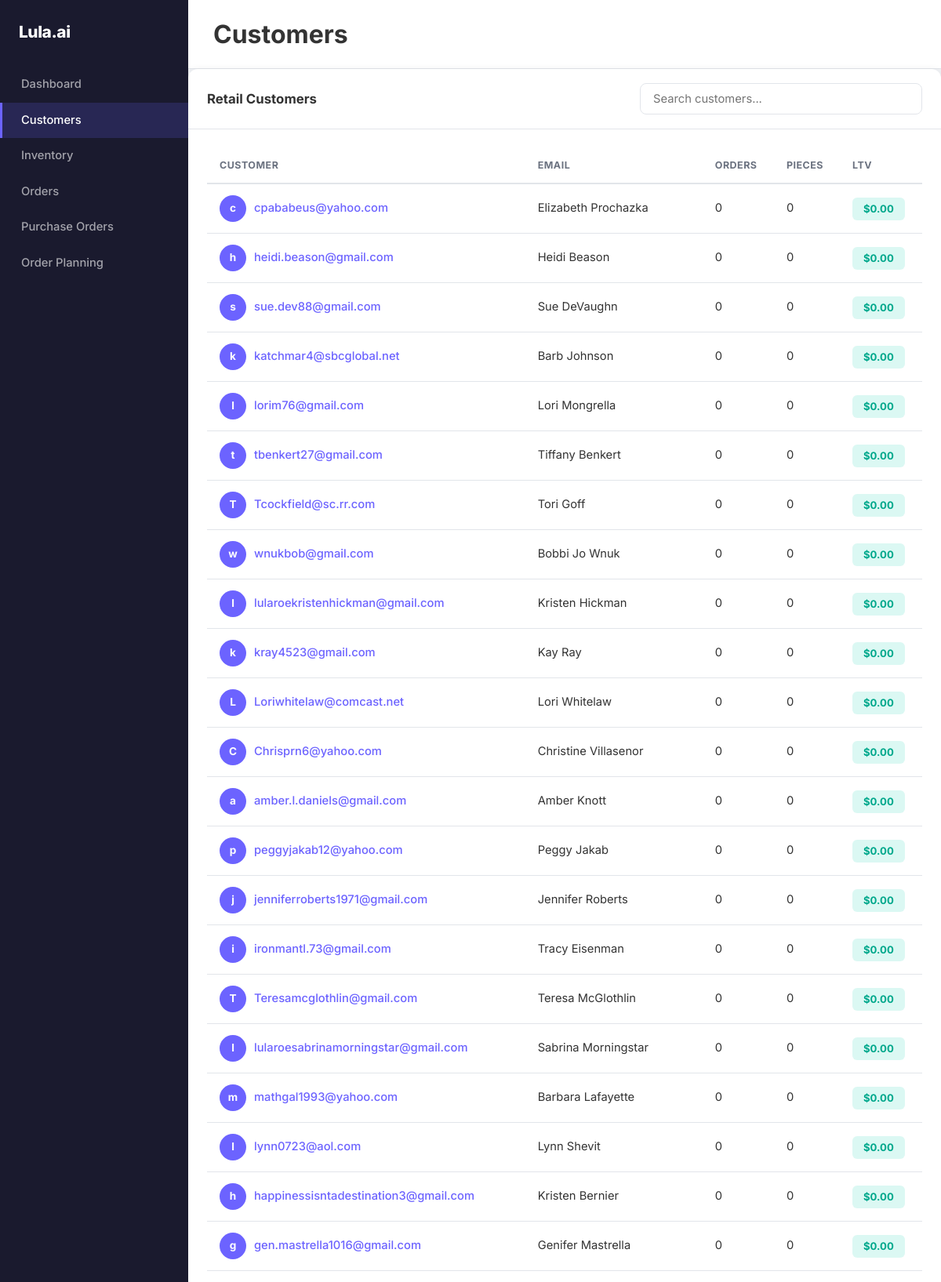
Page /customers (upper part) on the committed database.
### tables this page shows
CREATE TABLE CUSTOMERS (
    CustomerID TEXT PRIMARY KEY NOT NULL,
    CustomerEmail TEXT UNIQUE NOT NULL,
    CustomerName TEXT NOT NULL,
    CustomerType TEXT NOT NULL,
    CustomerPhone TEXT NULL
);

### app/routes.py (the view)
@app.route("/customers")
def customers():
    conn = get_conn()
    rows = conn.execute(
        "SELECT c.CustomerID, c.CustomerName, c.CustomerEmail, c.CustomerType, "
        "COALESCE(SUM(o.PaidTotal), 0) AS LTV, "
        "COALESCE(SUM(o.PaidPieces), 0) AS TotalPieces, "
        "COUNT(o.OrderNumber) AS OrderCount "
        "FROM Customers c "
        "LEFT JOIN Orders o ON c.CustomerEmail = o.OrderEmail AND o.OrderType = 'RETAIL' "
        "WHERE c.CustomerType = 'RETAIL' "
        "GROUP BY c.CustomerID "
        "ORDER BY LTV DESC"
    ).fetchall()
    conn.close()
    cust_list = []
    for r in rows:
        d = dict(r)
        if isinstance(d.get('CustomerID'), bytes):
            d['CustomerID'] = d['CustomerID'].decode()
        cust_list.append(d)
    return render_template('customers.html', customers=cust_list)

### app/db.py (called while the page is built)
def get_conn():
    conn = sqlite3.connect(current_app.config['DB_PATH'])
    conn.row_factory = sqlite3.Row
    return conn

### app/templates/customers.html (shortened to what this page needs)
{% extends "base.html" %}
{% set active_page = 'customers' %}
{% block page_title %}Customers{% endblock %}
{% block content %}
<div class="card">
    <div class="card-header">
        <h3>Retail Customers</h3>
        <input type="text" class="search-box" id="customerSearch" placeholder="Search customers...">
    </div>
    <div class="card-body">
        {% if customers %}
        <table class="data-table" id="customerTable">
            <thead>
                <tr>
                    <th>Customer</th>
                    <th>Email</th>
                    <th>Orders</th>
                    <th>Pieces</th>
                    <th>LTV</th>
                </tr>
            </thead>
            <tbody>
                {% for c in customers %}
                <tr>
                    <td>
                        <a href="/customers/{{ c.CustomerID }}" class="customer-link">
                            <span class="customer-avatar">{{ c.CustomerName[0] if c.CustomerName else '?' }}</span>
                            {{ c.CustomerName }}
                        </a>
                    </td>
                    <td>{{ c.CustomerEmail }}</td>
                    <td>{{ c.OrderCount }}</td>
                    <td>{{ c.TotalPieces | int }}</td>
                    <td>
                        <span class="ltv-badge {% if c.LTV >= 500 %}ltv-high{% elif c.LTV >= 100 %}ltv-mid{% endif %}">
                            ${{ "%.2f" | format(c.LTV) }}
                        </span>
                    </td>
                </tr>
                {% endfor %}
            </tbody>
        </table>
        {% else %}
        <div class="empty-state">
            <p>No customers found.</p>
        </div>
        {% endif %}
    </div>
</div>
{% endblock %}

### app/templates/base.html (shortened to what this page needs)
<!DOCTYPE html>
<html lang="en">
<head>
    <link rel="stylesheet" href="{{url_for('static', filename='style.css')}}">
</head>
<body class="app-layout">
    {% set active_page = active_page|default('') %}
    <aside class="sidebar">
        <div class="logo">Lula.ai</div>
        <nav>
            <a class="sidebar-link{% if active_page == 'dashboard' %} active{% endif %}" href="/dashboard">Dashboard</a>
            <a class="sidebar-link{% if active_page == 'customers' %} active{% endif %}" href="/customers">Customers</a>
            <a class="sidebar-link{% if active_page == 'inventory' %} active{% endif %}" href="/inventory">Inventory</a>
            <a class="sidebar-link{% if active_page == 'orders' %} active{% endif %}" href="/orders">Orders</a>
            <a class="sidebar-link{% if active_page == 'purchase_orders' %} active{% endif %}" href="/purchase-orders">Purchase Orders</a>
            <a class="sidebar-link{% if active_page == 'purchase_order' %} active{% endif %}" href="/purchase-order">Order Planning</a>
        </nav>
    </aside>
    <div class="main">
        <div class="top-bar">
            <h1>{% block page_title %}{% endblock %}</h1>
        </div>
        <div class="main-content">
            {% block content %}{% endblock %}
        </div>
    </div>
</body>
</html>

### app/static/style.css (style rules this page uses)
:root { --primary: #6C63FF; --primary-dark: #5a52d9; --secondary: #00C9A7; --secondary-dark: #00a88c; --accent: #FF6B6B; --dark: #1a1a2e; --card-bg: #ffffff; --page-bg: #f0f2f5; --text: #333; --text-light: #6b7280; --border: #e2e5ea; --shadow-card: 0 2px 12px rgba(0, 0, 0, 0.08); --shadow-elevated: 0 4px 24px rgba(108, 99, 255, 0.15); --radius-card: 12px; --radius-btn: 8px; --radius-badge: 6px; --transition: 0.2s ease; }
*, *::before, *::after { box-sizing: border-box; margin: 0; padding: 0; }
body { font-family: 'Inter', -apple-system, BlinkMacSystemFont, 'Segoe UI', Roboto, sans-serif; color: var(--text); background: var(--page-bg); line-height: 1.6; -webkit-font-smoothing: antialiased; }
a { color: var(--primary); text-decoration: none; transition: color var(--transition); }
.card { background: var(--card-bg); border-radius: var(--radius-card); box-shadow: var(--shadow-card); overflow: hidden; }
.card-header { padding: 18px 24px; border-bottom: 1px solid var(--border); font-weight: 700; font-size: 1.05rem; }
.card-body { padding: 24px; }
.app-layout { display: flex; min-height: 100vh; }
.sidebar { width: 240px; background: var(--dark); color: #fff; display: flex; flex-direction: column; padding: 24px 0; flex-shrink: 0; }
.sidebar .logo { font-size: 1.3rem; font-weight: 800; padding: 0 24px 28px; color: #fff; letter-spacing: -0.02em; }
.sidebar a { display: block; padding: 11px 24px; color: rgba(255, 255, 255, 0.6); font-size: 0.92rem; font-weight: 500; transition: all var(--transition); border-left: 3px solid transparent; }
.sidebar a.active { color: #fff; background: rgba(108, 99, 255, 0.18); border-left-color: var(--primary); }
.top-bar { display: flex; align-items: center; justify-content: space-between; padding: 18px 32px; background: var(--card-bg); border-bottom: 1px solid var(--border); }
.data-table { width: 100%; border-collapse: collapse; font-size: 0.92rem; }
.data-table th { text-align: left; padding: 12px 16px; font-weight: 700; font-size: 0.78rem; text-transform: uppercase; letter-spacing: 0.04em; color: var(--text-light); border-bottom: 2px solid var(--border); background: transparent; }
.data-table td { padding: 14px 16px; border-bottom: 1px solid var(--border); vertical-align: middle; }
.search-box { padding: 10px 16px; border: 1px solid var(--border); border-radius: var(--radius-btn); font-size: 0.92rem; font-family: inherit; width: 100%; max-width: 360px; transition: border-color var(--transition); background: var(--card-bg); }
.customer-avatar { width: 64px; height: 64px; border-radius: 50%; background: var(--primary); color: #fff; display: flex; align-items: center; justify-content: center; font-size: 1.3rem; font-weight: 700; flex-shrink: 0; }
.ltv-badge { display: inline-block; padding: 4px 14px; font-size: 0.82rem; font-weight: 700; border-radius: var(--radius-badge); background: rgba(0, 201, 167, 0.14); color: var(--secondary-dark); }
.main { flex: 1; min-width: 0; display: flex; flex-direction: column; overflow-y: auto; }
.main-content { flex: 1; }
.card-header { display: flex; align-items: center; justify-content: space-between; flex-wrap: wrap; gap: 12px; }
.card-header h3 { margin: 0; font-size: 1.05rem; }
.customer-link { display: inline-flex; align-items: center; gap: 10px; font-weight: 500; }
.customer-avatar { width: 34px; height: 34px; font-size: 0.85rem; }

### rows in the picture
CUSTOMERS: CustomerName "c", CustomerName "cpababeus@yahoo.com", CustomerEmail "Elizabeth Prochazka", OrderCount "0", TotalPieces "0", LTV "0.00"
CUSTOMERS: CustomerName "h", CustomerName "heidi.beason@gmail.com", CustomerEmail "Heidi Beason", OrderCount "0", TotalPieces "0", LTV "0.00"
CUSTOMERS: CustomerName "s", CustomerName "sue.dev88@gmail.com", CustomerEmail "Sue DeVaughn", OrderCount "0", TotalPieces "0", LTV "0.00"
CUSTOMERS: CustomerName "k", CustomerName "katchmar4@sbcglobal.net", CustomerEmail "Barb Johnson", OrderCount "0", TotalPieces "0", LTV "0.00"
CUSTOMERS: CustomerName "l", CustomerName "lorim76@gmail.com", CustomerEmail "Lori Mongrella", OrderCount "0", TotalPieces "0", LTV "0.00"
CUSTOMERS: CustomerName "t", CustomerName "tbenkert27@gmail.com", CustomerEmail "Tiffany Benkert", OrderCount "0", TotalPieces "0", LTV "0.00"
CUSTOMERS: CustomerName "T", CustomerName "Tcockfield@sc.rr.com", CustomerEmail "Tori Goff", OrderCount "0", TotalPieces "0", LTV "0.00"
CUSTOMERS: CustomerName "w", CustomerName "wnukbob@gmail.com", CustomerEmail "Bobbi Jo Wnuk", OrderCount "0", TotalPieces "0", LTV "0.00"
CUSTOMERS: CustomerName "l", CustomerName "lularoekristenhickman@gmail.com", CustomerEmail "Kristen Hickman", OrderCount "0", TotalPieces "0", LTV "0.00"
CUSTOMERS: CustomerName "k", CustomerName "kray4523@gmail.com", CustomerEmail "Kay Ray", OrderCount "0", TotalPieces "0", LTV "0.00"
CUSTOMERS: CustomerName "L", CustomerName "Loriwhitelaw@comcast.net", CustomerEmail "Lori Whitelaw", OrderCount "0", TotalPieces "0", LTV "0.00"
CUSTOMERS: CustomerName "C", CustomerName "Chrisprn6@yahoo.com", CustomerEmail "Christine Villasenor", OrderCount "0", TotalPieces "0", LTV "0.00"
CUSTOMERS: CustomerName "a", CustomerName "amber.l.daniels@gmail.com", CustomerEmail "Amber Knott", OrderCount "0", TotalPieces "0", LTV "0.00"
CUSTOMERS: CustomerName "p", CustomerName "peggyjakab12@yahoo.com", CustomerEmail "Peggy Jakab", OrderCount "0", TotalPieces "0", LTV "0.00"
CUSTOMERS: CustomerName "j", CustomerName "jenniferroberts1971@gmail.com", CustomerEmail "Jennifer Roberts", OrderCount "0", TotalPieces "0", LTV "0.00"
CUSTOMERS: CustomerName "i", CustomerName "ironmantl.73@gmail.com", CustomerEmail "Tracy Eisenman", OrderCount "0", TotalPieces "0", LTV "0.00"
CUSTOMERS: CustomerName "T", CustomerName "Teresamcglothlin@gmail.com", CustomerEmail "Teresa McGlothlin", OrderCount "0", TotalPieces "0", LTV "0.00"
CUSTOMERS: CustomerName "l", CustomerName "lularoesabrinamorningstar@gmail.com", CustomerEmail "Sabrina Morningstar", OrderCount "0", TotalPieces "0", LTV "0.00"
CUSTOMERS: CustomerName "m", CustomerName "mathgal1993@yahoo.com", CustomerEmail "Barbara Lafayette", OrderCount "0", TotalPieces "0", LTV "0.00"
CUSTOMERS: CustomerName "l", CustomerName "lynn0723@aol.com", CustomerEmail "Lynn Shevit", OrderCount "0", TotalPieces "0", LTV "0.00"
CUSTOMERS: CustomerName "h", CustomerName "happinessisntadestination3@gmail.com", CustomerEmail "Kristen Bernier", OrderCount "0", TotalPieces "0", LTV "0.00"
CUSTOMERS: CustomerName "g", CustomerName "gen.mastrella1016@gmail.com", CustomerEmail "Genifer Mastrella", OrderCount "0", TotalPieces "0", LTV "0.00"
